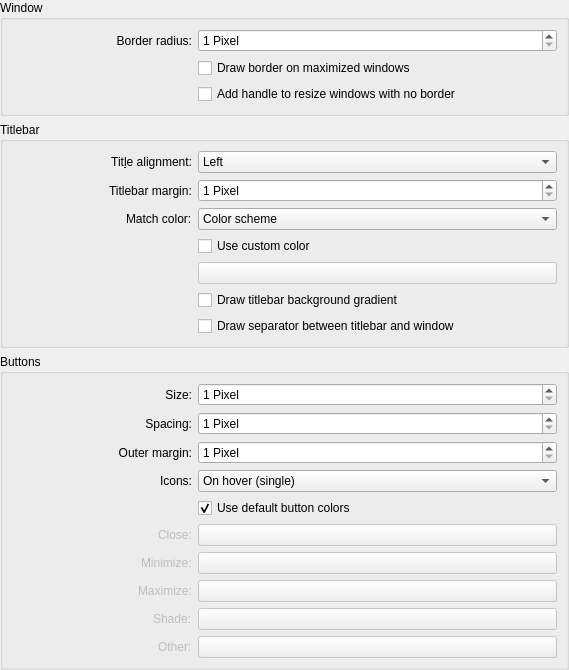
         <widget class="QWidget" name="scrollAreaWidgetContents">
          <property name="geometry">
           <rect>
            <x>0</x>
            <y>0</y>
            <width>569</width>
            <height>632</height>
           </rect>
          </property>
          <layout class="QGridLayout" name="gridLayout_9">
           <property name="leftMargin">
            <number>0</number>
           </property>
           <property name="topMargin">
            <number>0</number>
           </property>
           <property name="rightMargin">
            <number>0</number>
           </property>
           <property name="bottomMargin">
            <number>0</number>
           </property>
           <property name="horizontalSpacing">
            <number>0</number>
           </property>
           <property name="verticalSpacing">
            <number>6</number>
           </property>
           <item row="1" column="0">
            <widget class="QGroupBox" name="titlebarBox">
             <property name="title">
              <string>Titlebar</string>
             </property>
             <layout class="QGridLayout" name="gridLayout_4">
              <item row="2" column="0" alignment="Qt::AlignRight">
               <widget class="QLabel" name="labelTitleBarHeight">
                <property name="sizePolicy">
                 <sizepolicy hsizetype="Preferred" vsizetype="Preferred">
                  <horstretch>1</horstretch>
                  <verstretch>0</verstretch>
                 </sizepolicy>
                </property>
                <property name="text">
                 <string>Titlebar margin:</string>
                </property>
               </widget>
              </item>
              <item row="1" column="1">
               <widget class="QComboBox" name="titleAlignment">
                <property name="sizePolicy">
                 <sizepolicy hsizetype="Minimum" vsizetype="Fixed">
                  <horstretch>2</horstretch>
                  <verstretch>0</verstretch>
                 </sizepolicy>
                </property>
                <property name="whatsThis">
                 <string extracomment="Choose where the title inside a titlebar should be displayed."/>
                </property>
                <item>
                 <property name="text">
                  <string>Left</string>
                 </property>
                </item>
                <item>
                 <property name="text">
                  <string>Center</string>
                 </property>
                </item>
                <item>
                 <property name="text">
                  <string>Center (Full Width)</string>
                 </property>
                </item>
                <item>
                 <property name="text">
                  <string>Right</string>
                 </property>
                </item>
                <item>
                 <property name="text">
                  <string>Hidden</string>
                 </property>
                </item>
               </widget>
              </item>
              <item row="8" column="1">
               <widget class="QCheckBox" name="drawTitleBarSeparator">
                <property name="sizePolicy">
                 <sizepolicy hsizetype="Minimum" vsizetype="Fixed">
                  <horstretch>2</horstretch>
                  <verstretch>0</verstretch>
                 </sizepolicy>
                </property>
                <property name="whatsThis">
                 <string extracomment="Draws a dark separator line between the titlebar and the window content. Uses the titlebar color to determine the color of itself."/>
                </property>
                <property name="text">
                 <string>Draw separator between titlebar and window</string>
                </property>
               </widget>
              </item>
              <item row="7" column="1">
               <widget class="QCheckBox" name="drawBackgroundGradient">
                <property name="sizePolicy">
                 <sizepolicy hsizetype="Minimum" vsizetype="Fixed">
                  <horstretch>2</horstretch>
                  <verstretch>0</verstretch>
                 </sizepolicy>
                </property>
                <property name="whatsThis">
                 <string extracomment="Draw a subtle gradient across the titlebar."/>
                </property>
                <property name="text">
                 <string>Draw titlebar background gradient</string>
                </property>
               </widget>
              </item>
              <item row="6" column="1">
               <widget class="KColorButton" name="customColorSelect">
                <property name="enabled">
                 <bool>false</bool>
                </property>
                <property name="sizePolicy">
                 <sizepolicy hsizetype="Preferred" vsizetype="Fixed">
                  <horstretch>2</horstretch>
                  <verstretch>0</verstretch>
                 </sizepolicy>
                </property>
                <property name="whatsThis">
                 <string extracomment="Select the color for all titlebars to use."/>
                </property>
               </widget>
              </item>
              <item row="4" column="1">
               <widget class="QComboBox" name="matchTitleBarColor">
                <property name="sizePolicy">
                 <sizepolicy hsizetype="Preferred" vsizetype="Fixed">
                  <horstretch>2</horstretch>
                  <verstretch>0</verstretch>
                 </sizepolicy>
                </property>
                <property name="whatsThis">
                 <string extracomment="Choose a color matching method. Please note that the last entry is highly unstable and experimental. If you want to color titlebars individually, please check out the window specific overrides section."/>
                </property>
                <item>
                 <property name="text">
                  <string>Color scheme</string>
                 </property>
                </item>
                <item>
                 <property name="text">
                  <string>Window (scheme)</string>
                 </property>
                </item>
               </widget>
              </item>
              <item row="1" column="0">
               <widget class="QLabel" name="labelTitleAlignment">
                <property name="sizePolicy">
                 <sizepolicy hsizetype="Preferred" vsizetype="Preferred">
                  <horstretch>1</horstretch>
                  <verstretch>0</verstretch>
                 </sizepolicy>
                </property>
                <property name="text">
                 <string>Tit&amp;le alignment:</string>
                </property>
                <property name="alignment">
                 <set>Qt::AlignRight|Qt::AlignTrailing|Qt::AlignVCenter</set>
                </property>
                <property name="buddy">
                 <cstring>titleAlignment</cstring>
                </property>
               </widget>
              </item>
              <item row="5" column="1">
               <widget class="QCheckBox" name="customColorBox">
                <property name="sizePolicy">
                 <sizepolicy hsizetype="Minimum" vsizetype="Fixed">
                  <horstretch>2</horstretch>
                  <verstretch>0</verstretch>
                 </sizepolicy>
                </property>
                <property name="whatsThis">
                 <string extracomment="Use a custom color for all window's titlebars."/>
                </property>
                <property name="text">
                 <string>Use custom color</string>
                </property>
               </widget>
              </item>
              <item row="4" column="0" alignment="Qt::AlignRight">
               <widget class="QLabel" name="labelMatchTitleBarColor">
                <property name="sizePolicy">
                 <sizepolicy hsizetype="Preferred" vsizetype="Preferred">
                  <horstretch>1</horstretch>
                  <verstretch>0</verstretch>
                 </sizepolicy>
                </property>
                <property name="text">
                 <string>Match color:</string>
                </property>
               </widget>
              </item>
              <item row="2" column="1">
               <widget class="QSpinBox" name="titleBarHeightSpin">
                <property name="suffix">
                 <string> Pixel</string>
                </property>
                <property name="minimum">
                 <number>1</number>
                </property>
               </widget>
              </item>
             </layout>
            </widget>
           </item>
           <item row="2" column="0">
            <widget class="QGroupBox" name="buttonsBox">
             <property name="title">
              <string>Buttons</string>
             </property>
             <layout class="QGridLayout" name="gridLayout_7">
              <item row="0" column="2">
               <widget class="QSpinBox" name="buttonSizeSpin">
                <property name="suffix">
                 <string> Pixel</string>
                </property>
                <property name="minimum">
                 <number>1</number>
                </property>
                <property name="maximum">
                 <number>36</number>
                </property>
               </widget>
              </item>
              <item row="12" column="2">
               <widget class="KColorButton" name="customOtherColor">
                <property name="enabled">
                 <bool>false</bool>
                </property>
                <property name="sizePolicy">
                 <sizepolicy hsizetype="Minimum" vsizetype="Fixed">
                  <horstretch>2</horstretch>
                  <verstretch>0</verstretch>
                 </sizepolicy>
                </property>
                <property name="color">
                 <color>
                  <red>79</red>
                  <green>186</green>
                  <blue>244</blue>
                 </color>
                </property>
                <property name="defaultColor">
                 <color>
                  <red>79</red>
                  <green>186</green>
                  <blue>244</blue>
                 </color>
                </property>
               </widget>
              </item>
              <item row="5" column="2">
               <widget class="QComboBox" name="buttonIconsBox">
                <item>
                 <property name="text">
                  <string>On hover (single)</string>
                 </property>
                </item>
                <item>
                 <property name="text">
                  <string>On hover (unison)</string>
                 </property>
                </item>
                <item>
                 <property name="text">
                  <string>Always</string>
                 </property>
                </item>
                <item>
                 <property name="text">
                  <string>Only</string>
                 </property>
                </item>
                <item>
                 <property name="text">
                  <string>Never</string>
                 </property>
                </item>
               </widget>
              </item>
              <item row="8" column="2">
               <widget class="KColorButton" name="customCloseColor">
                <property name="enabled">
                 <bool>false</bool>
                </property>
                <property name="sizePolicy">
                 <sizepolicy hsizetype="Minimum" vsizetype="Fixed">
                  <horstretch>2</horstretch>
                  <verstretch>0</verstretch>
                 </sizepolicy>
                </property>
                <property name="color">
                 <color>
                  <red>242</red>
                  <green>80</green>
                  <blue>86</blue>
                 </color>
                </property>
                <property name="defaultColor">
                 <color>
                  <red>242</red>
                  <green>80</green>
                  <blue>86</blue>
                 </color>
                </property>
               </widget>
              </item>
              <item row="9" column="2">
               <widget class="KColorButton" name="customMinColor">
                <property name="enabled">
                 <bool>false</bool>
                </property>
                <property name="sizePolicy">
                 <sizepolicy hsizetype="Minimum" vsizetype="Fixed">
                  <horstretch>2</horstretch>
                  <verstretch>0</verstretch>
                 </sizepolicy>
                </property>
                <property name="color">
                 <color>
                  <red>252</red>
                  <green>190</green>
                  <blue>7</blue>
                 </color>
                </property>
                <property name="defaultColor">
                 <color>
                  <red>252</red>
                  <green>190</green>
                  <blue>7</blue>
                 </color>
                </property>
               </widget>
              </item>
              <item row="8" column="0" alignment="Qt::AlignRight">
               <widget class="QLabel" name="labelCustomClose">
                <property name="enabled">
                 <bool>false</bool>
                </property>
                <property name="sizePolicy">
                 <sizepolicy hsizetype="Preferred" vsizetype="Preferred">
                  <horstretch>1</horstretch>
                  <verstretch>0</verstretch>
                 </sizepolicy>
                </property>
                <property name="text">
                 <string>Close:</string>
                </property>
               </widget>
              </item>
              <item row="9" column="0" alignment="Qt::AlignRight">
               <widget class="QLabel" name="labelCustomMin">
                <property name="enabled">
                 <bool>false</bool>
                </property>
                <property name="sizePolicy">
                 <sizepolicy hsizetype="Preferred" vsizetype="Preferred">
                  <horstretch>1</horstretch>
                  <verstretch>0</verstretch>
                 </sizepolicy>
                </property>
                <property name="text">
                 <string>Minimize:</string>
                </property>
               </widget>
              </item>
              <item row="7" column="2">
               <widget class="QCheckBox" name="buttonCustomColor">
                <property name="sizePolicy">
                 <sizepolicy hsizetype="Minimum" vsizetype="Fixed">
                  <horstretch>2</horstretch>
                  <verstretch>0</verstretch>
                 </sizepolicy>
                </property>
                <property name="text">
                 <string>Use default button colors</string>
                </property>
                <property name="checked">
                 <bool>true</bool>
                </property>
               </widget>
              </item>
              <item row="4" column="2">
               <widget class="QSpinBox" name="buttonMarginSpin">
                <property name="suffix">
                 <string> Pixel</string>
                </property>
                <property name="minimum">
                 <number>1</number>
                </property>
                <property name="maximum">
                 <number>36</number>
                </property>
               </widget>
              </item>
              <item row="12" column="0" alignment="Qt::AlignRight">
               <widget class="QLabel" name="labelCustomOther">
                <property name="enabled">
                 <bool>false</bool>
                </property>
                <property name="sizePolicy">
                 <sizepolicy hsizetype="Preferred" vsizetype="Preferred">
                  <horstretch>1</horstretch>
                  <verstretch>0</verstretch>
                 </sizepolicy>
                </property>
                <property name="text">
                 <string>Other:</string>
                </property>
               </widget>
              </item>
              <item row="2" column="0">
               <widget class="QLabel" name="labelButtonSpacing">
                <property name="sizePolicy">
                 <sizepolicy hsizetype="Preferred" vsizetype="Preferred">
                  <horstretch>1</horstretch>
                  <verstretch>0</verstretch>
                 </sizepolicy>
                </property>
                <property name="text">
                 <string>Spacing:</string>
                </property>
                <property name="alignment">
                 <set>Qt::AlignRight|Qt::AlignTrailing|Qt::AlignVCenter</set>
                </property>
               </widget>
              </item>
              <item row="10" column="0" alignment="Qt::AlignRight">
               <widget class="QLabel" name="labelCustomMax">
                <property name="enabled">
                 <bool>false</bool>
                </property>
                <property name="sizePolicy">
                 <sizepolicy hsizetype="Preferred" vsizetype="Preferred">
                  <horstretch>1</horstretch>
                  <verstretch>0</verstretch>
                 </sizepolicy>
                </property>
                <property name="text">
                 <string>Maximize:</string>
                </property>
               </widget>
              </item>
              <item row="4" column="0">
               <widget class="QLabel" name="labelButtonMargin">
                <property name="sizePolicy">
                 <sizepolicy hsizetype="Preferred" vsizetype="Preferred">
                  <horstretch>1</horstretch>
                  <verstretch>0</verstretch>
                 </sizepolicy>
                </property>
                <property name="text">
                 <string>Outer margin:</string>
                </property>
                <property name="alignment">
                 <set>Qt::AlignRight|Qt::AlignTrailing|Qt::AlignVCenter</set>
                </property>
               </widget>
              </item>
              <item row="0" column="0">
               <widget class="QLabel" name="labelButtonSize">
                <property name="sizePolicy">
                 <sizepolicy hsizetype="Preferred" vsizetype="Preferred">
                  <horstretch>1</horstretch>
                  <verstretch>0</verstretch>
                 </sizepolicy>
                </property>
                <property name="text">
                 <string>Size:</string>
                </property>
                <property name="alignment">
                 <set>Qt::AlignRight|Qt::AlignTrailing|Qt::AlignVCenter</set>
                </property>
               </widget>
              </item>
              <item row="2" column="2">
               <widget class="QSpinBox" name="buttonSpacingSpin">
                <property name="suffix">
                 <string> Pixel</string>
                </property>
                <property name="minimum">
                 <number>1</number>
                </property>
                <property name="maximum">
                 <number>36</number>
                </property>
               </widget>
              </item>
              <item row="5" column="0" alignment="Qt::AlignRight">
               <widget class="QLabel" name="label_4">
                <property name="text">
                 <string>Icons:</string>
                </property>
               </widget>
              </item>
              <item row="10" column="2">
               <widget class="KColorButton" name="customMaxColor">
                <property name="enabled">
                 <bool>false</bool>
                </property>
                <property name="sizePolicy">
                 <sizepolicy hsizetype="Minimum" vsizetype="Fixed">
                  <horstretch>2</horstretch>
                  <verstretch>0</verstretch>
                 </sizepolicy>
                </property>
                <property name="color">
                 <color>
                  <red>19</red>
                  <green>209</green>
                  <blue>61</blue>
                 </color>
                </property>
                <property name="defaultColor">
                 <color>
                  <red>19</red>
                  <green>209</green>
                  <blue>61</blue>
                 </color>
                </property>
               </widget>
              </item>
              <item row="11" column="0" alignment="Qt::AlignRight">
               <widget class="QLabel" name="labelCustomShade">
                <property name="enabled">
                 <bool>false</bool>
                </property>
                <property name="text">
                 <string>Shade:</string>
                </property>
               </widget>
              </item>
              <item row="11" column="2">
               <widget class="KColorButton" name="customShadeColor">
                <property name="enabled">
                 <bool>false</bool>
                </property>
                <property name="color">
                 <color>
                  <red>204</red>
                  <green>176</green>
                  <blue>213</blue>
                 </color>
                </property>
                <property name="defaultColor">
                 <color>
                  <red>204</red>
                  <green>176</green>
                  <blue>213</blue>
                 </color>
                </property>
               </widget>
              </item>
             </layout>
            </widget>
           </item>
           <item row="0" column="0">
            <widget class="QGroupBox" name="windowBox">
             <property name="title">
              <string>Window</string>
             </property>
             <property name="flat">
              <bool>false</bool>
             </property>
             <layout class="QGridLayout" name="gridLayout_6">
              <item row="2" column="2">
               <widget class="QCheckBox" name="drawBorderOnMaximizedWindows">
                <property name="sizePolicy">
                 <sizepolicy hsizetype="Minimum" vsizetype="Fixed">
                  <horstretch>2</horstretch>
                  <verstretch>0</verstretch>
                 </sizepolicy>
                </property>
                <property name="whatsThis">
                 <string extracomment="If selected, maximized windows will use the border radius settings even when maximized."/>
                </property>
                <property name="text">
                 <string>Draw border on maximized windows</string>
                </property>
               </widget>
              </item>
              <item row="3" column="2">
               <widget class="QCheckBox" name="drawSizeGrip">
                <property name="sizePolicy">
                 <sizepolicy hsizetype="Minimum" vsizetype="Fixed">
                  <horstretch>2</horstretch>
                  <verstretch>0</verstretch>
                 </sizepolicy>
                </property>
                <property name="whatsThis">
                 <string extracomment="This adds a easy to click handle to windows that opt to not use borders."/>
                </property>
                <property name="text">
                 <string>Add handle to resize windows with no border</string>
                </property>
               </widget>
              </item>
              <item row="0" column="0">
               <widget class="QLabel" name="labelBorderRadius">
                <property name="sizePolicy">
                 <sizepolicy hsizetype="Minimum" vsizetype="Preferred">
                  <horstretch>1</horstretch>
                  <verstretch>0</verstretch>
                 </sizepolicy>
                </property>
                <property name="text">
                 <string>Border radius:</string>
                </property>
                <property name="alignment">
                 <set>Qt::AlignRight|Qt::AlignTrailing|Qt::AlignVCenter</set>
                </property>
               </widget>
              </item>
              <item row="0" column="2">
               <widget class="QSpinBox" name="borderRadiusSpin">
                <property name="suffix">
                 <string> Pixel</string>
                </property>
                <property name="minimum">
                 <number>1</number>
                </property>
                <property name="maximum">
                 <number>32</number>
                </property>
               </widget>
              </item>
             </layout>
            </widget>
           </item>
           <item row="3" column="0">
            <spacer name="verticalSpacer">
             <property name="orientation">
              <enum>Qt::Vertical</enum>
             </property>
             <property name="sizeHint" stdset="0">
              <size>
               <width>20</width>
               <height>40</height>
              </size>
             </property>
            </spacer>
           </item>
          </layout>
         </widget>
